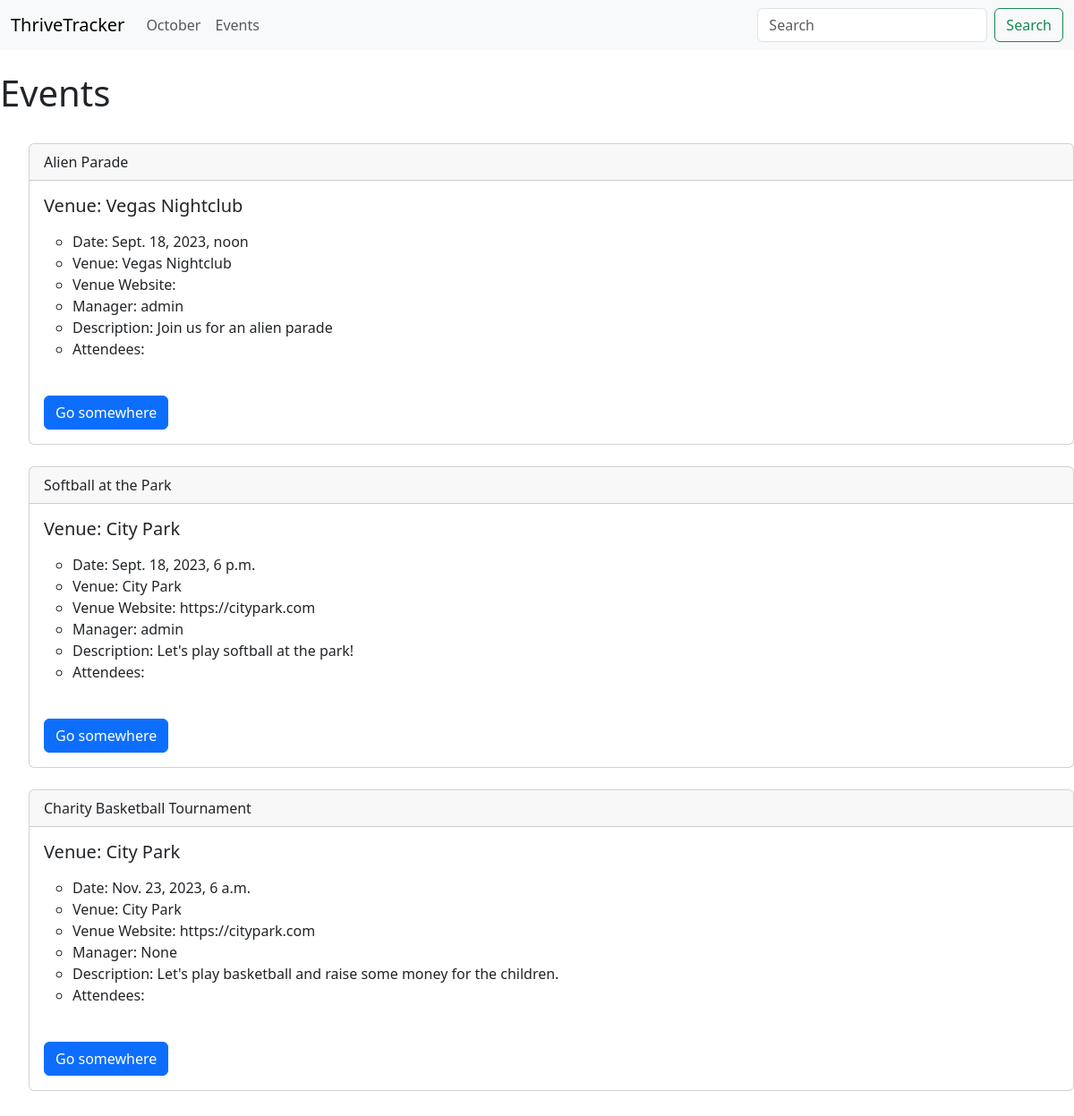
The app's page /events with its own data.
### addiction_calendar/models.py (models this page shows)
class Event(models.Model):
    name = models.CharField('Event Name', max_length=200)
    event_date = models.DateTimeField('Event Date')
    venue = models.ForeignKey(Venue, blank=True, null=True, on_delete=models.CASCADE)
    manager = models.ForeignKey(User, blank = True, null = True, on_delete=models.SET_NULL)
    description = models.TextField('Event Description', blank=True)
    attendees = models.ManyToManyField(ThriveTrackerUser, blank=True)
    def __str__(self):
        return self.name

class Venue(models.Model):
    name = models.CharField('Venue Name', max_length=200)
    address = models.CharField('Venue Address', max_length=300)
    zip_code = models.CharField('Venue Zip Code', max_length=15)
    phone = models.CharField('Venue Phone', max_length=20, blank=True)
    web = models.URLField('Venue Website', blank=True)
    email_address = models.EmailField('Venue Email', blank=True)
    def __str__(self):
        return self.name

### addiction_calendar/views.py (the view)
# urls.py: path('events', views.all_events, name="events_list"),
def all_events(request):
    events_list = Event.objects.all()
    return render(request, 'addiction_events/events_list.html',
            {'events_list': events_list})

### addiction_calendar/templates/addiction_events/events_list.html (shortened to what this page needs)
{% extends 'addiction_events/base.html' %}
{% block content %}
    <h1>Events</h1>
    <br/>
    <ul>
    {% for event in events_list%}
    <div class="card">
        <div class="card-header">
            {{ event }}
        </div>
        <div class="card-body">
          <h5 class="card-title">Venue: {{ event.venue }}</h5>
          <p class="card-text">
            <ul>
                <li>Date: {{ event.event_date }}</li>
                <li>Venue: {{ event.venue }}</li>
                <li>Venue Website: {{ event.venue.web }}</li>
                <li>Manager: {{ event.manager }}</li>
                <li>Description: {{ event.description }}</li>
                <li>Attendees:
                    <br/>
                </li>
            </ul>
            <br/>
        </p>
        <a href="#" class="btn btn-primary">Go somewhere</a>
      </div>
    </div>
    <br/>
        {% endfor %}
{% endblock %}

### addiction_calendar/templates/addiction_events/base.html (shortened to what this page needs)
<!doctype html>
<html lang="en">
  <head>
    <link href="https://cdn.jsdelivr.net/npm/bootstrap@5.3.1/dist/css/bootstrap.min.css" rel="stylesheet">
  </head>
  <body>
    {% include 'addiction_events/navbar.html' %}
    <br/>
    {% block content %}
    {% endblock %}
  </body>
</html>

### addiction_calendar/templates/addiction_events/navbar.html (shortened to what this page needs)
<nav class="navbar navbar-expand-lg bg-body-tertiary">
    <div class="container-fluid">
      <a class="navbar-brand" href="{%url 'home'%}">ThriveTracker</a>
      <div class="collapse navbar-collapse" id="navbarSupportedContent">
        <ul class="navbar-nav me-auto mb-2 mb-lg-0">
          <li class="nav-item">
            <a class="nav-link" href="{%url 'home' '2023' 'October'%}">October</a>
          </li>
          <li class="nav-item">
            <a class="nav-link" href="{%url 'events_list'%}">Events</a>
          </li>
        </ul>
        <form class="d-flex" role="search">
          <input class="form-control me-2" type="search" placeholder="Search" aria-label="Search">
          <button class="btn btn-outline-success" type="submit">Search</button>
        </form>
      </div>
    </div>
  </nav>

### records on screen
Event: name "Alien Parade", venue "Vegas Nightclub", event_date "Sept. 18, 2023, noon", manager "admin", description "Join us for an alien parade"
Event: name "Softball at the Park", venue "City Park", event_date "Sept. 18, 2023, 6 p.m.", venue.web "https://citypark.com", manager "admin", description "Let's play softball at the park!"
Event: name "Charity Basketball Tournament", venue "City Park", event_date "Nov. 23, 2023, 6 a.m.", venue.web "https://citypark.com", manager "None", description "Let's play basketball and raise some money for the children."
